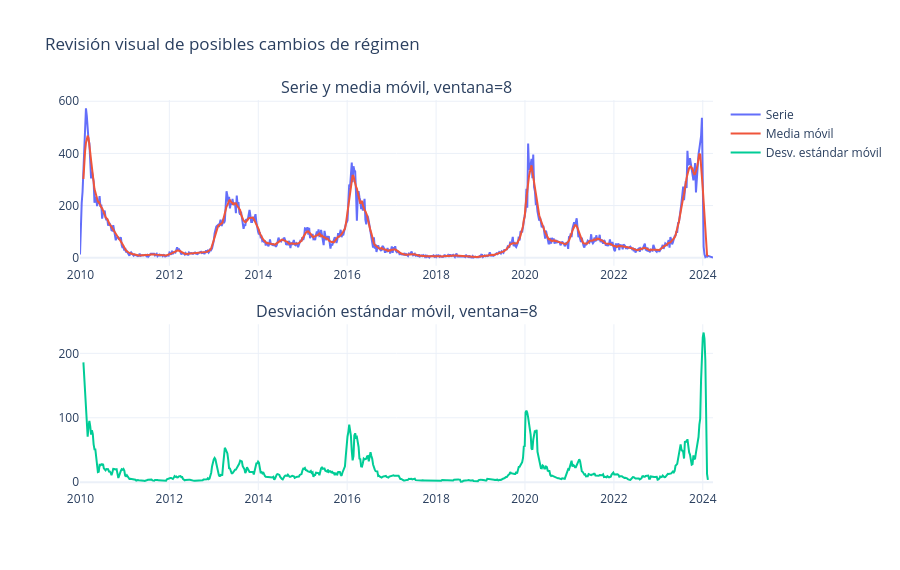

Notebook code for this chart:
### Code cell
fig = plot_rolling_statistics(
    df_complete.dropna(subset=["y"]),
    window=8,
    title="Revisión visual de posibles cambios de régimen",
)

fig.show()

### Figure 1 — Plotly figure (JSON) as saved in the notebook; plotly's stock layout.template omitted (floating-point values rounded to 4 significant figures; data arrays with more than 128 entries replaced by an {"elided": "..."} marker saying what was removed)
{"data": [{"mode": "lines", "name": "Serie", "type": "scatter", "x": {"elided": "741 str values"}, "xaxis": "x", "y": {"elided": "741 float values"}, "yaxis": "y"}, {"mode": "lines", "name": "Media móvil", "type": "scatter", "x": {"elided": "741 str values"}, "xaxis": "x", "y": {"elided": "741 float values"}, "yaxis": "y"}, {"mode": "lines", "name": "Desv. estándar móvil", "type": "scatter", "x": {"elided": "741 str values"}, "xaxis": "x2", "y": {"elided": "741 float values"}, "yaxis": "y2"}], "layout": {"annotations": [{"font": {"size": 16}, "showarrow": false, "text": "Serie y media móvil, ventana=8", "x": 0.5, "xanchor": "center", "xref": "paper", "y": 1, "yanchor": "bottom", "yref": "paper"}, {"font": {"size": 16}, "showarrow": false, "text": "Desviación estándar móvil, ventana=8", "x": 0.5, "xanchor": "center", "xref": "paper", "y": 0.425, "yanchor": "bottom", "yref": "paper"}], "height": 570, "title": {"text": "Revisión visual de posibles cambios de régimen"}, "xaxis": {"anchor": "y", "domain": [0, 1]}, "xaxis2": {"anchor": "y2", "domain": [0, 1]}, "yaxis": {"anchor": "x", "domain": [0.575, 1]}, "yaxis2": {"anchor": "x2", "domain": [0, 0.425]}}}
